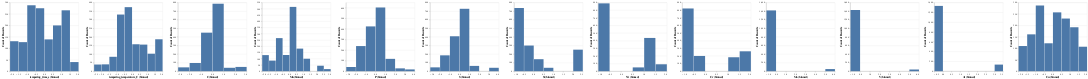

Notebook cell for this chart:
### Code cell
columns = df_scaled_X.columns
alt.Chart(df_scaled_X).mark_bar().encode(
    alt.X(alt.repeat('repeat'), bin=True),
    y='count()'
).repeat(
    repeat = columns
)

### Figure 1 — Vega-Lite specification as saved in the notebook (floating-point values rounded to 4 significant figures; data arrays with more than 128 entries replaced by an {"elided": "..."} marker saying what was removed)
{"config": {"view": {"continuousWidth": 300, "continuousHeight": 300}}, "repeat": ["tempering_time_s", "tempering_temperature_C", "C", "Mn", "P", "S", "Si", "Ni", "Cr", "Mo", "V", "Al", "Cu"], "spec": {"data": {"name": "data-46004b0062e6d1d66154280831c943b1"}, "mark": {"type": "bar"}, "encoding": {"x": {"bin": true, "field": {"repeat": "repeat"}}, "y": {"aggregate": "count", "type": "quantitative"}}}, "$schema": "https://vega.github.io/schema/vega-lite/v5.20.1.json", "datasets": {"data-46004b0062e6d1d66154280831c943b1": {"elided": "1466 records"}}}
